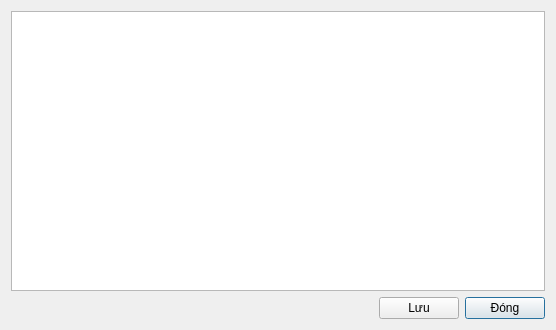
<?xml version="1.0" encoding="UTF-8"?>
<ui version="4.0">
 <class>editDatatable</class>
 <widget class="QDialog" name="editDatatable">
  <property name="geometry">
   <rect>
    <x>0</x>
    <y>0</y>
    <width>556</width>
    <height>330</height>
   </rect>
  </property>
  <property name="windowTitle">
   <string>Chỉnh sửa du liêu cho bảng</string>
  </property>
  <layout class="QVBoxLayout" name="verticalLayout">
   <item>
    <widget class="QTableView" name="tableView"/>
   </item>
   <item>
    <layout class="QGridLayout" name="gridLayout">
     <item row="0" column="2">
      <widget class="QPushButton" name="pushButton_2">
       <property name="text">
        <string>Đóng</string>
       </property>
      </widget>
     </item>
     <item row="0" column="1">
      <widget class="QPushButton" name="pushButton">
       <property name="text">
        <string>Lưu</string>
       </property>
      </widget>
     </item>
     <item row="0" column="0">
      <spacer name="horizontalSpacer">
       <property name="orientation">
        <enum>Qt::Horizontal</enum>
       </property>
       <property name="sizeHint" stdset="0">
        <size>
         <width>40</width>
         <height>20</height>
        </size>
       </property>
      </spacer>
     </item>
    </layout>
   </item>
  </layout>
 </widget>
 <resources/>
 <connections>
  <connection>
   <sender>pushButton_2</sender>
   <signal>clicked()</signal>
   <receiver>editDatatable</receiver>
   <slot>reject()</slot>
   <hints>
    <hint type="sourcelabel">
     <x>489</x>
     <y>299</y>
    </hint>
    <hint type="destinationlabel">
     <x>343</x>
     <y>293</y>
    </hint>
   </hints>
  </connection>
 </connections>
</ui>
